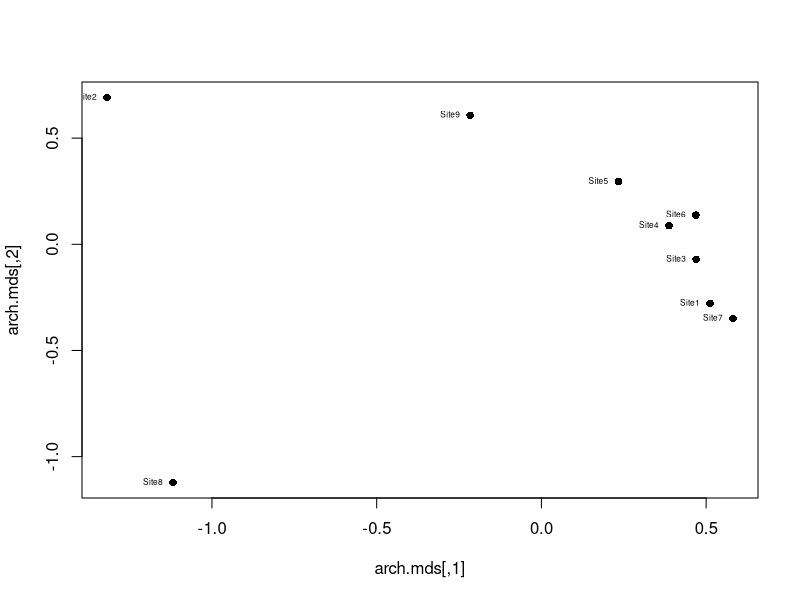
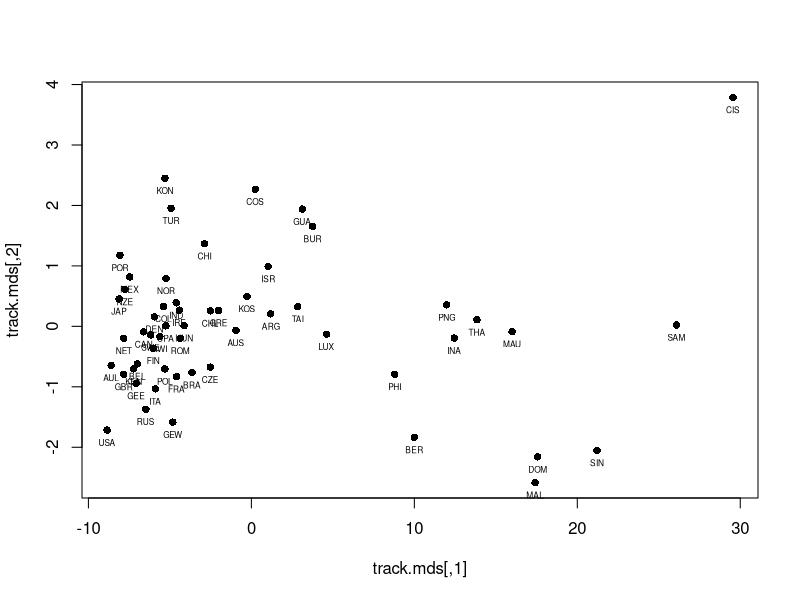
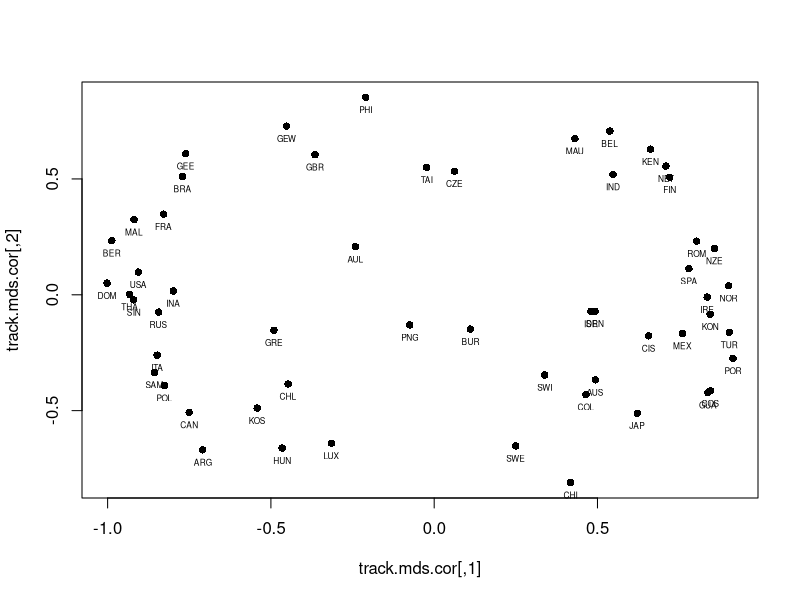
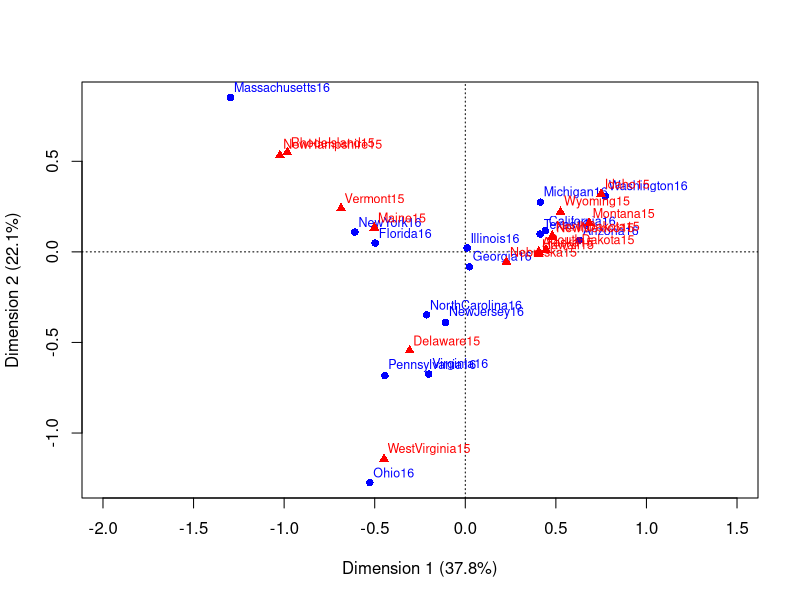

Write R code to recreate these figures, in order.
## ---- chunk 1
knitr::opts_chunk$set(echo = TRUE)
## ---- chunk 2
#library(tidyverse)
#library(ICSNP)
#library(rrcov)

#library(MASS)
#library(class)
#library(rpart)
#library(rpart.plot)
library(ca)
## ---- chunk 3
#read distances
arch.dist = read.csv("ArchaeoData.csv")
#arch.dist
## ---- chunk 4
#multidimensional scaling w/ g == 2
arch.mds = cmdscale(arch.dist, k = 2)
plot(arch.mds, pch=16 )
text(arch.mds, labels = row.names(arch.mds), pos = 2, cex = 0.5)

## ---- chunk 5
arch.dist
arch.mds


## ---- chunk 6
track = read.csv("TrackData.csv")
head(track)
## ---- chunk 7
#scale
track.distEuc.sc = dist(scale(track[,3:10]))

#get distance matrix
track.distEuc = dist(track[,3:10], method = "euc")

#multidimensional scaling/ principal coordinate analysis
track.mds = cmdscale(track.distEuc, k=2)
data.frame(abb = track[,"Abbrev"], x = track.mds[,1], y = track.mds[,2])

#plot 
plot(track.mds, pch=16)
text(track.mds, labels = track[,"Abbrev"], pos=1, cex = 0.5)
## ---- chunk 8
#scale
track.sc = scale(track[,3:10])

#correlation distance
track.distCor = 1 - cor(t(track.sc))

#mds
track.mds.cor = cmdscale(track.distCor, k = 2)
plot(track.mds.cor, pch=16)
text(track.mds.cor, labels = track[,"Abbrev"], pos=1, cex = 0.5)



## ---- chunk 9
state = read.csv("StateMigrationData.csv")

#correspondence analysis
state.ca = ca(state[,-1])

#add row names
state.ca$rownames = state[,1]

#plot ca coord's
par(cex=1)
plot(state.ca,  xlim=c(-1.5, 1))
